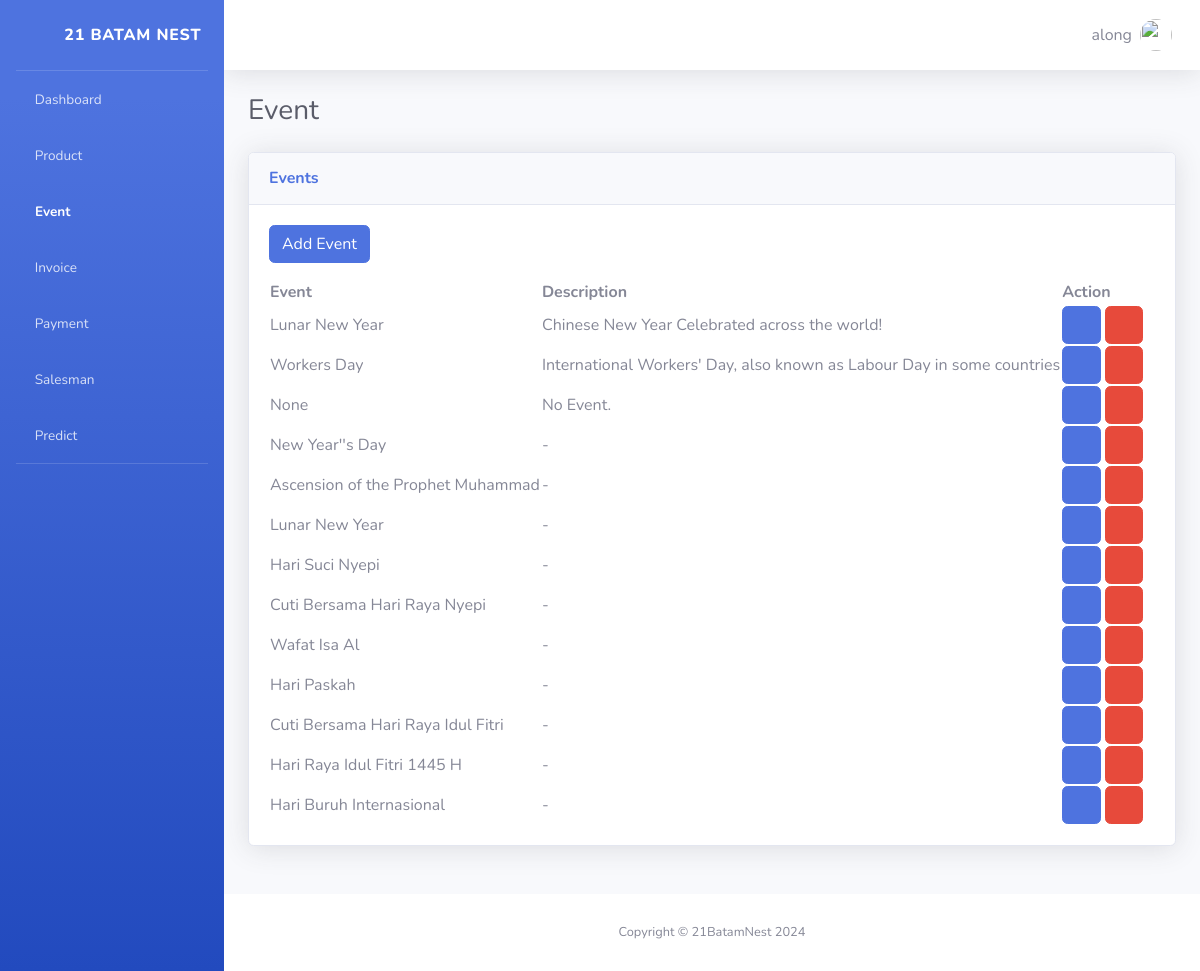
/event/ (signed in), run on an earlier commit of the app's database.
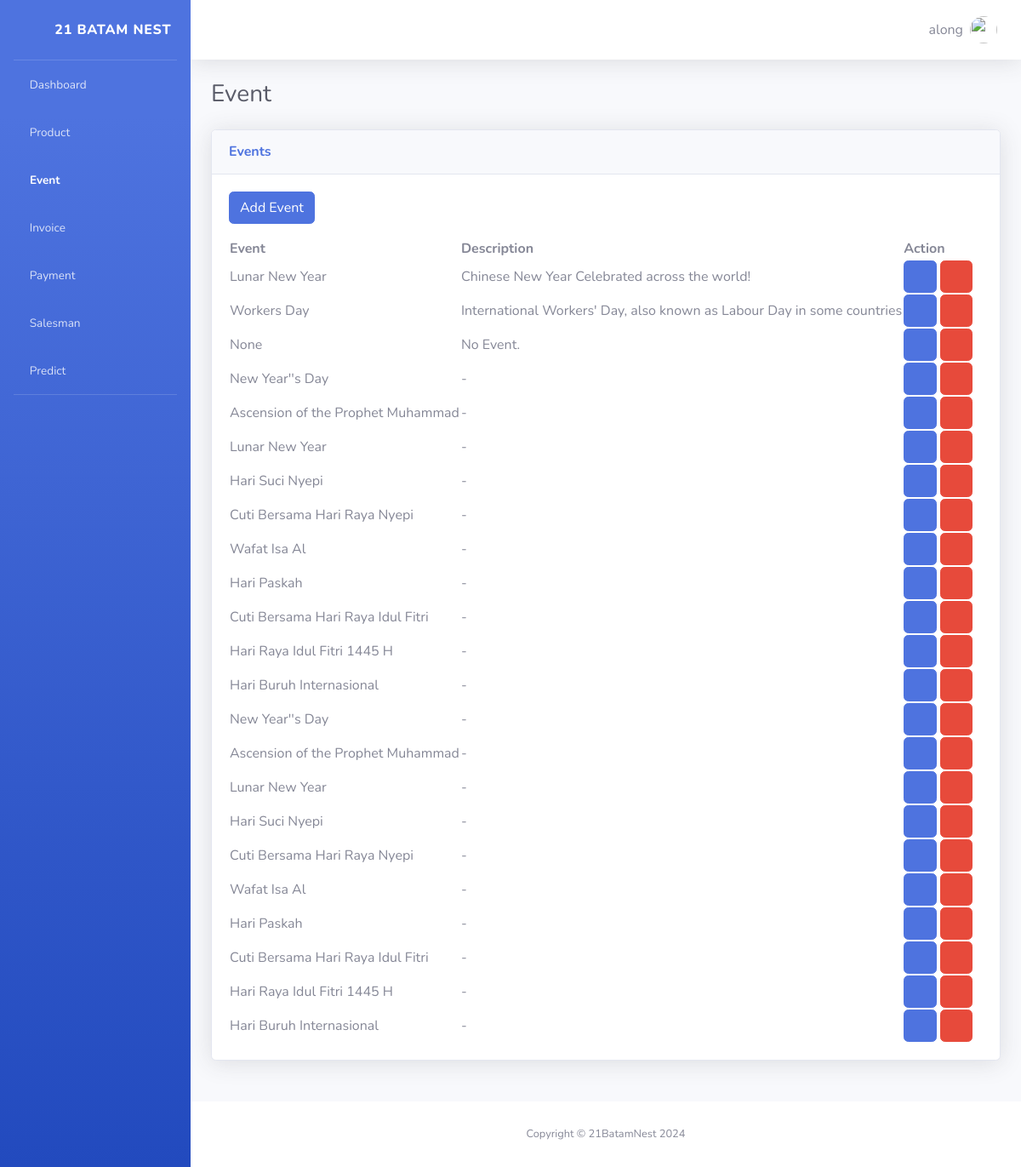
And on a later commit of the database.
### apps/models.py (models this page shows)
class Event(models.Model):
    event_name = models.CharField(max_length=100)
    description = models.TextField(max_length=300, null=True)

### apps/views.py (the view)
# urls.py: path('event/', views.event, name='event'),
def event(request: HttpRequest) -> HttpResponse:
    events = Event.objects.all()
    auth = auth_check(request)
    if auth is not None:
        return auth
    return render(request, "apps/event.html", {'event': events,})

### apps/views.py (called while the page is built)
def auth_check(request):
    if not request.user.is_authenticated:
        return redirect("login")
    return None

### apps/templates/apps/event.html (shortened to what this page needs)
<!DOCTYPE html>
<html lang="en">
  {% load static %} {% include "apps/partials/header.html" %}
  <body id="page-top">
    <div id="wrapper">
      {% include "apps/partials/sidebar.html" %}
      <div id="content-wrapper" class="d-flex flex-column">
        <div id="content">
          {% include 'apps/partials/navbar.html' %}
          <div class="container-fluid">
            <div
              class="d-sm-flex align-items-center justify-content-between mb-4"
            >
              <h1 class="h3 mb-0 text-gray-800">Event</h1>
            </div>
            <div class="row">
              <div class="col-lg mb-4">
                <div class="card shadow mb-4">
                  <div class="card-header py-3">
                    <h6 class="m-0 font-weight-bold text-primary">Events</h6>
                  </div>
                  <div class="card-body">
                    <a href="/event/addevent" class="btn btn-primary mb-3">
                      Add Event
                    </a>
                    <div class="text">
                      <table class="" id="datatablesSimple">
                        <thead>
                          <tr>
                            <th>Event</th>
                            <th>Description</th>
                            <th>Action</th>
                          </tr>
                        </thead>
                        <tdata>
                          {% for e in event %}
                          <tr>
                            <td>{{ e.event_name }}</td>
                            <td>{{ e.description }}</td>
                            <td>
                              <a
                                href="{% url 'update_event' e.id %}"
                                class="btn btn-primary"
                              >
                                <i class="fas fa-edit"></i>
                              </a>
                              <a
                                href="{% url 'delete_event' e.id %}"
                                class="btn btn-danger"
                                onclick="return confirmation();"
                              >
                                <i class="fas fa-eraser"></i>
                              </a>
                            </td>
                          </tr>
                          {% endfor %}
                        </tdata>
                      </table>
                    </div>
                  </div>
                </div>
              </div>
            </div>
          </div>
        </div>
        {% include "apps/partials/footer.html" %}
      </div>
    </div>
  </body>
</html>

What changed in the data, as far as the page shows it:
added Event: event_name "New Year''s Day", description "-"
added Event: event_name "Ascension of the Prophet Muhammad", description "-"
added Event: event_name "Lunar New Year", description "-"
added Event: event_name "Hari Suci Nyepi", description "-"
added Event: event_name "Cuti Bersama Hari Raya Nyepi", description "-"
added Event: event_name "Wafat Isa Al", description "-"
added Event: event_name "Hari Paskah", description "-"
added Event: event_name "Cuti Bersama Hari Raya Idul Fitri", description "-"
added Event: event_name "Hari Raya Idul Fitri 1445 H", description "-"
added Event: event_name "Hari Buruh Internasional", description "-"
